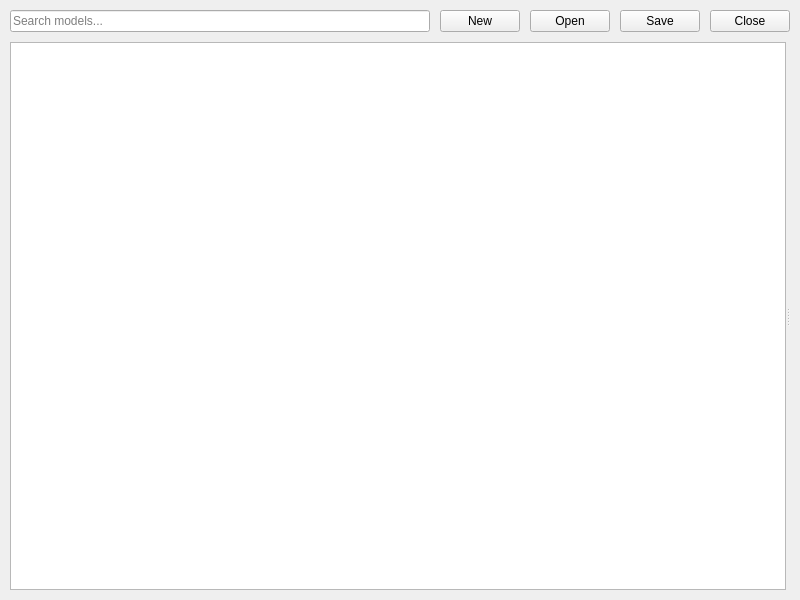
<?xml version="1.0" encoding="UTF-8"?>
<ui version="4.0">
 <class>MarkovModelLibraryWindow</class>
 <widget class="QWidget" name="MarkovModelLibraryWindow">
  <property name="geometry">
   <rect>
    <x>0</x>
    <y>0</y>
    <width>800</width>
    <height>600</height>
   </rect>
  </property>
  <layout class="QVBoxLayout" name="mainLayout">
   <property name="spacing">
    <number>10</number>
   </property>
   <property name="leftMargin">
    <number>10</number>
   </property>
   <property name="topMargin">
    <number>10</number>
   </property>
   <property name="rightMargin">
    <number>10</number>
   </property>
   <property name="bottomMargin">
    <number>10</number>
   </property>
   <item>
    <layout class="QHBoxLayout" name="topLayout">
     <property name="spacing">
      <number>10</number>
     </property>
     <item>
      <widget class="QLineEdit" name="searchEdit">
       <property name="placeholderText">
        <string>Search models...</string>
       </property>
      </widget>
     </item>
     <item>
      <widget class="QPushButton" name="newButton">
       <property name="text">
        <string>New</string>
       </property>
      </widget>
     </item>
     <item>
      <widget class="QPushButton" name="openButton">
       <property name="text">
        <string>Open</string>
       </property>
      </widget>
     </item>
     <item>
      <widget class="QPushButton" name="saveButton">
       <property name="text">
        <string>Save</string>
       </property>
      </widget>
     </item>
     <item>
      <widget class="QPushButton" name="closeButton">
       <property name="text">
        <string>Close</string>
       </property>
      </widget>
     </item>
    </layout>
   </item>
   <item>
    <widget class="QSplitter" name="splitter">
     <property name="orientation">
      <enum>Qt::Horizontal</enum>
     </property>
     <widget class="QWidget" name="leftWidget">
      <layout class="QVBoxLayout" name="leftLayout">
       <property name="spacing">
        <number>0</number>
       </property>
       <property name="leftMargin">
        <number>0</number>
       </property>
       <property name="topMargin">
        <number>0</number>
       </property>
       <property name="rightMargin">
        <number>0</number>
       </property>
       <property name="bottomMargin">
        <number>0</number>
       </property>
       <item>
        <widget class="QTreeView" name="modelTreeView">
         <property name="alternatingRowColors">
          <bool>true</bool>
         </property>
         <property name="selectionBehavior">
          <enum>QAbstractItemView::SelectRows</enum>
         </property>
         <property name="sortingEnabled">
          <bool>true</bool>
         </property>
        </widget>
       </item>
      </layout>
     </widget>
     <widget class="QWidget" name="rightWidget">
      <layout class="QVBoxLayout" name="rightLayout">
       <property name="spacing">
        <number>10</number>
       </property>
       <property name="leftMargin">
        <number>0</number>
       </property>
       <property name="topMargin">
        <number>0</number>
       </property>
       <property name="rightMargin">
        <number>0</number>
       </property>
       <property name="bottomMargin">
        <number>0</number>
       </property>
       <item>
        <widget class="QWidget" name="modelViewWidget">
         <layout class="QVBoxLayout" name="modelViewLayout">
          <property name="spacing">
           <number>0</number>
          </property>
          <property name="leftMargin">
           <number>0</number>
          </property>
          <property name="topMargin">
           <number>0</number>
          </property>
          <property name="rightMargin">
           <number>0</number>
          </property>
          <property name="bottomMargin">
           <number>0</number>
          </property>
         </layout>
        </widget>
       </item>
      </layout>
     </widget>
    </widget>
   </item>
  </layout>
 </widget>
 <resources/>
 <connections/>
</ui> 
